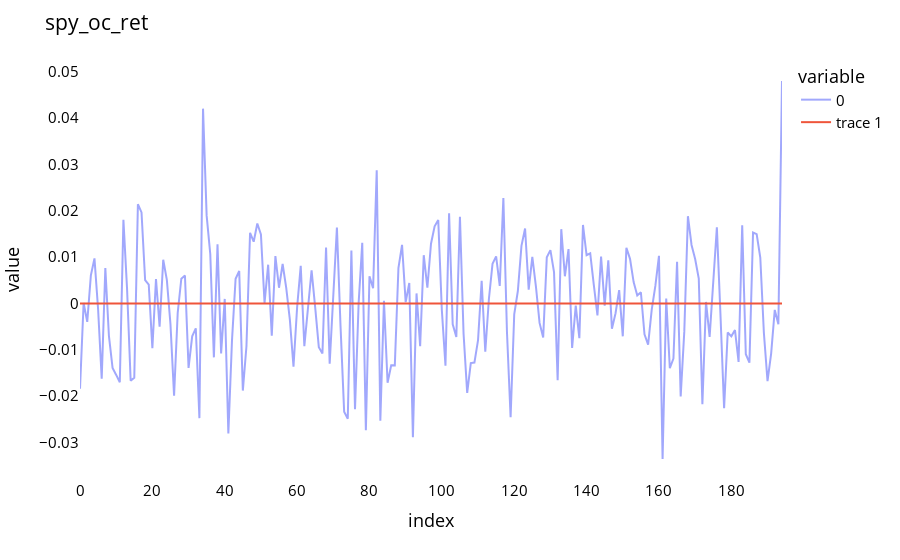

Notebook code cell kept with this figure:
### Code cell
fig = px.line(y_test)
fig.update_traces(marker_line_width=2, opacity=0.6)
fig.update_layout(title_text='spy_oc_ret', plot_bgcolor='white', font_size=15, font_color='black')
fig.update_xaxes(showgrid=False)
fig.update_yaxes(showgrid=False)

fig.add_scatter(y=y_pred, line_width=2)

fig.show()

### Figure 1 — Plotly figure (JSON) as saved in the notebook; plotly's stock layout.template omitted (floating-point values rounded to 4 significant figures; data arrays with more than 128 entries replaced by an {"elided": "..."} marker saying what was removed)
{"data": [{"hovertemplate": "variable=0<br>index=%{x}<br>value=%{y}<extra></extra>", "legendgroup": "0", "line": {"color": "#636efa", "dash": "solid"}, "marker": {"line": {"width": 2}, "symbol": "circle"}, "mode": "lines", "name": "0", "opacity": 0.6, "orientation": "v", "showlegend": true, "type": "scatter", "x": {"elided": "195 int values"}, "xaxis": "x", "y": {"elided": "195 float values"}, "yaxis": "y"}, {"line": {"width": 2}, "type": "scatter", "y": {"elided": "195 int values"}}], "layout": {"font": {"color": "black", "size": 15}, "legend": {"title": {"text": "variable"}, "tracegroupgap": 0}, "margin": {"t": 60}, "plot_bgcolor": "white", "title": {"text": "spy_oc_ret"}, "xaxis": {"anchor": "y", "domain": [0, 1], "showgrid": false, "title": {"text": "index"}}, "yaxis": {"anchor": "x", "domain": [0, 1], "showgrid": false, "title": {"text": "value"}}}}
